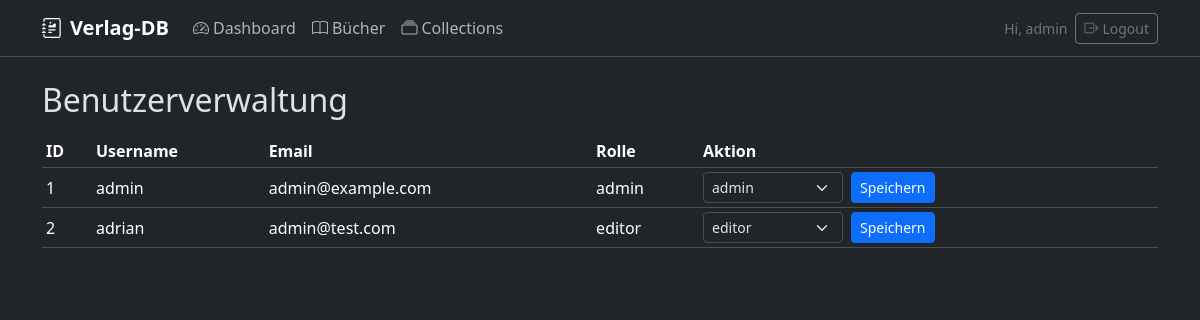
Page /admin/users (signed in) on the committed database.
### models.py (models this page shows)
class User(Base):
    __tablename__ = "users"
    id: Mapped[int] = mapped_column(Integer, primary_key=True, autoincrement=True)
    username: Mapped[str] = mapped_column(String(255), unique=True, nullable=False)
    email: Mapped[str | None] = mapped_column(String(255), unique=True)
    password_hash: Mapped[str] = mapped_column(String(255), nullable=False)
    role: Mapped[str] = mapped_column(String(10), default="user")  # 'user' | 'admin'
    collections: Mapped[list["Collection"]] = relationship(back_populates="owner", cascade="all, delete-orphan")
    books: Mapped[list["Book"]] = relationship(back_populates="owner", cascade="all, delete-orphan")

### admin.py (the view)
@bp.route("/users")
@login_required
@role_required("admin")
def users():
    with SessionLocal() as db:
        users = db.execute(select(User)).scalars().all()
    return render_template("admin/users.html", users=users)

### app.py (called while the page is built)
@app.context_processor
def inject_user():
    return {"current_user": current_user}

### auth.py (called while the page is built)
@login_manager.user_loader
def load_user(user_id: str):
    with SessionLocal() as db:
        u = db.get(User, int(user_id))
        if u:
            return LoginUser(u)
        return None

### utils.py (called while the page is built)
def role_in(min_role: str) -> bool:
    order = {"viewer": 0, "editor": 1, "admin": 2}
    try:
        return order.get(getattr(current_user, "role", "viewer"), 0) >= order[min_role]
    except Exception:
        return False

def role_required(min_role: str):
    def decorator(f: Callable):
        @wraps(f)
        def wrapper(*args, **kwargs):
            if not current_user.is_authenticated or not role_in(min_role):
                from flask import abort
                return abort(403)
            return f(*args, **kwargs)
        return wrapper
    return decorator

### templates/admin/users.html (shortened to what this page needs)
{% extends 'base.html' %}
{% block content %}
<h2 class="mb-3">Benutzerverwaltung</h2>
<table class="table table-sm align-middle">
  <thead class="table-dark">
    <tr>
      <th>ID</th><th>Username</th><th>Email</th><th>Rolle</th><th>Aktion</th>
    </tr>
  </thead>
  <tbody>
    {% for u in users %}
    <tr>
      <td>{{ u.id }}</td>
      <td>{{ u.username }}</td>
      <td>{{ u.email or '–' }}</td>
      <td>{{ u.role }}</td>
      <td>
        <form method="post" action="{{ url_for('admin.set_role', uid=u.id) }}" class="d-flex gap-2">
          <select name="role" class="form-select form-select-sm" style="width:140px">
            {% for r in ['viewer','editor','admin'] %}
              <option value="{{ r }}" {% if u.role == r %}selected{% endif %}>{{ r }}</option>
            {% endfor %}
          </select>
          <button class="btn btn-sm btn-primary">Speichern</button>
        </form>
      </td>
    </tr>
    {% endfor %}
  </tbody>
</table>
{% endblock %}

### templates/base.html (shortened to what this page needs)
<!doctype html>
<html lang="de" data-bs-theme="dark">
  <head>
    <link href="https://cdn.jsdelivr.net/npm/bootstrap@5.3.3/dist/css/bootstrap.min.css" rel="stylesheet">
    <link href="https://cdn.jsdelivr.net/npm/bootstrap-icons@1.11.3/font/bootstrap-icons.css" rel="stylesheet">
    <link rel="stylesheet" href="{{ url_for('static', filename='styles.css') }}">
  </head>
  <body>
    <nav class="navbar navbar-expand-lg border-bottom sticky-top bg-body">
      <div class="container">
        <a class="navbar-brand d-flex align-items-center gap-2" href="{{ url_for('dashboard') }}">
          <i class="bi bi-journal-richtext"></i> <span>Verlag-DB</span>
        </a>
        <div class="collapse navbar-collapse" id="nav">
          <ul class="navbar-nav me-auto mb-2 mb-lg-0">
            {% if current_user.is_authenticated %}
              <li class="nav-item"><a class="nav-link" href="{{ url_for('dashboard') }}"><i class="bi bi-speedometer2 me-1"></i>Dashboard</a></li>
              <li class="nav-item"><a class="nav-link" href="{{ url_for('books') }}"><i class="bi bi-book me-1"></i>Bücher</a></li>
              <li class="nav-item"><a class="nav-link" href="{{ url_for('collections') }}"><i class="bi bi-collection me-1"></i>Collections</a></li>
            {% endif %}
          </ul>
          <div class="d-flex align-items-center gap-2">
            {% if current_user.is_authenticated %}
              <span class="text-secondary small">Hi, {{ current_user.username }}</span>
              <a class="btn btn-outline-secondary btn-sm" href="{{ url_for('logout') }}"><i class="bi bi-box-arrow-right me-1"></i>Logout</a>
            {% else %}
              <a class="btn btn-outline-primary btn-sm" href="{{ url_for('login') }}">Login</a>
              <a class="btn btn-primary btn-sm" href="{{ url_for('register') }}">Registrieren</a>
            {% endif %}
          </div>
        </div>
      </div>
    </nav>
    <main class="container py-4">
      {% block content %}{% endblock %}
    </main>
  </body>
</html>

### static/styles.css (style rules this page uses)
:root { --card-radius: 16px; }
.table>thead { position: sticky; top: 0; z-index: 1; }
.navbar .navbar-brand { font-weight: 600; }

### rows in the picture
User: username "admin", id "1", email "admin@example.com", role "admin"
User: id "2", username "adrian", email "admin@test.com", role "editor"
